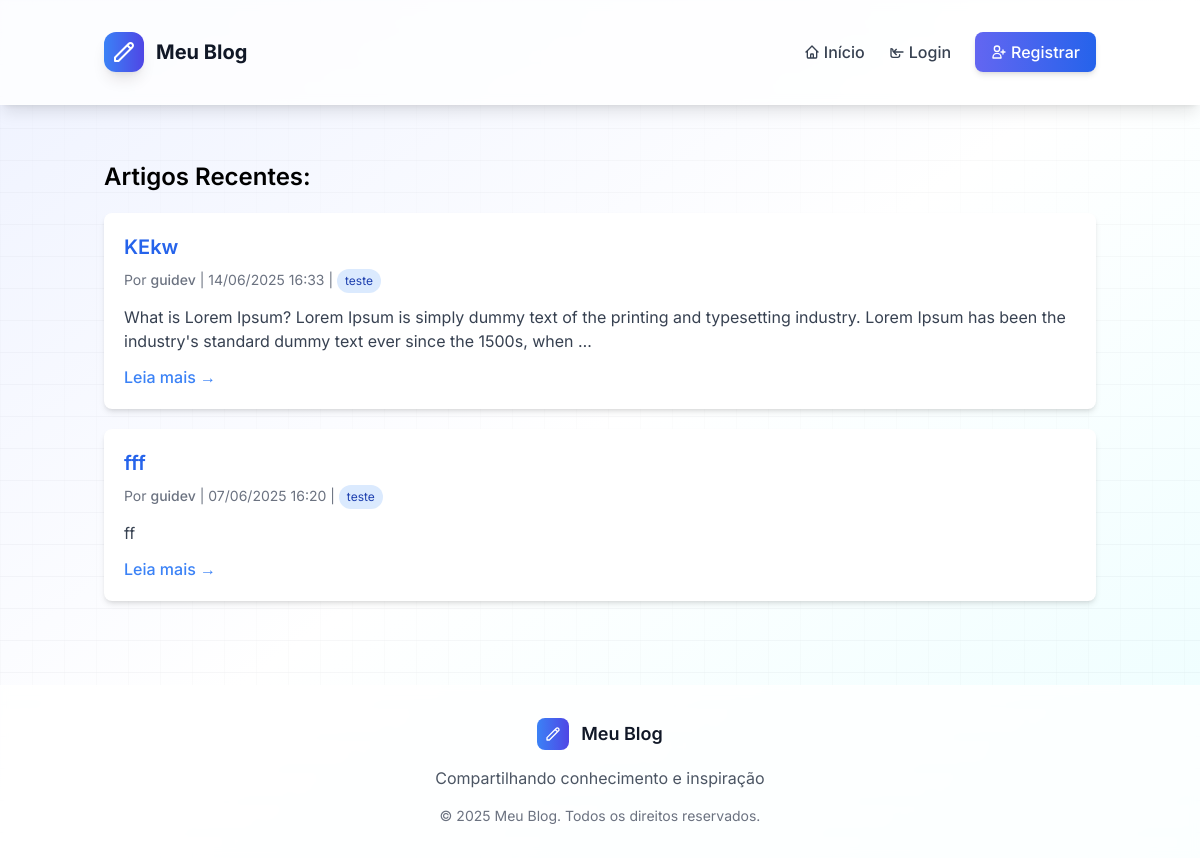
Before: / with the older database file.
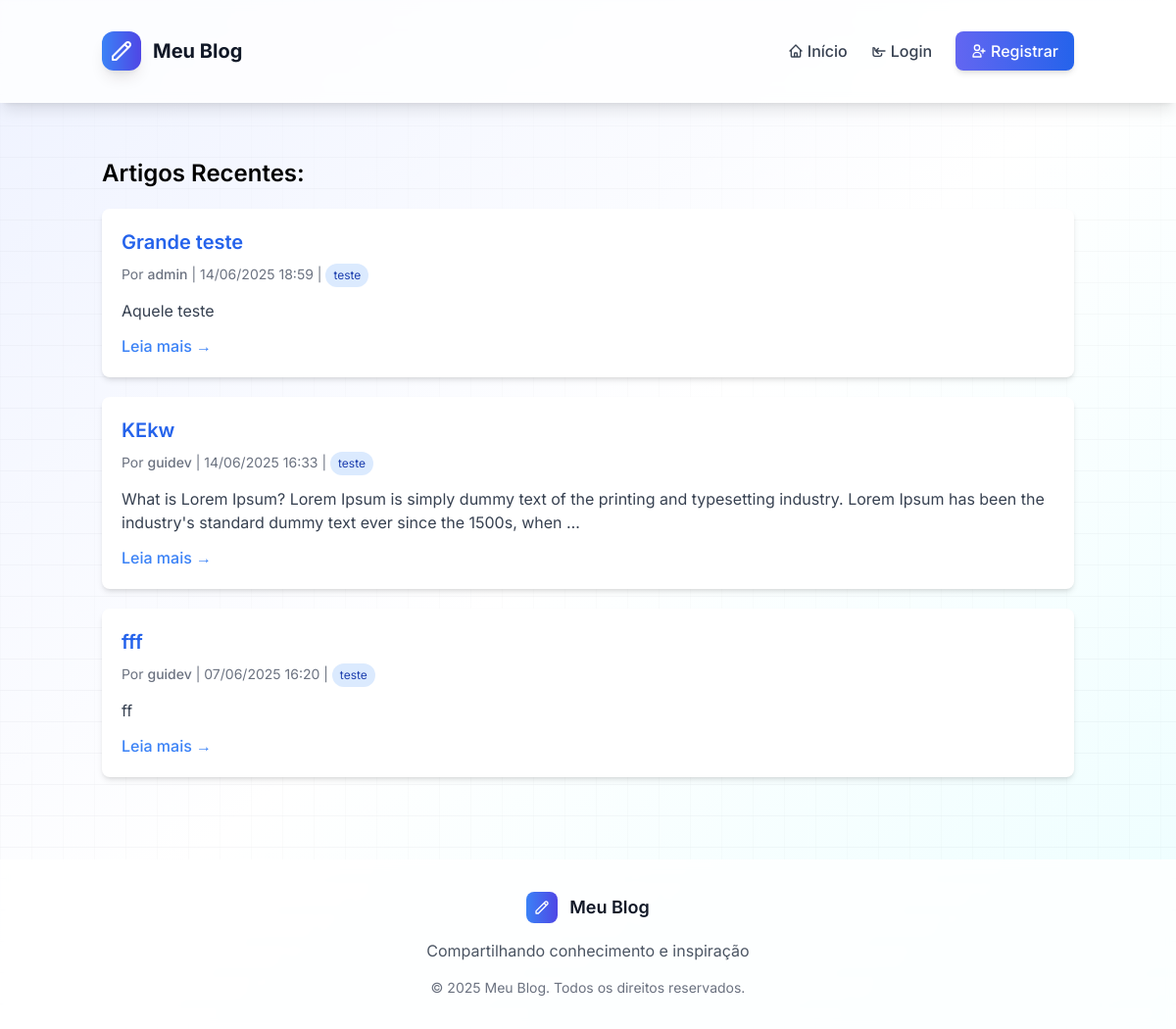
After: the same page with the newer database file.
### blog/models.py (models this page shows, shortened)
class Artigo(models.Model):
    titulo = models.CharField(max_length=200)
    conteudo = models.TextField()
    data_criacao = models.DateTimeField(auto_now_add=True)
    data_atualizacao = models.DateTimeField(auto_now=True)
    publicado = models.BooleanField(default=True)
    autor = models.ForeignKey(Usuario, on_delete=models.CASCADE, related_name='artigos')
    categorias = models.ManyToManyField(Categoria, related_name='artigos')
    class Meta:
        verbose_name = 'Artigo'
        verbose_name_plural = 'Artigos'
        ordering = ['-data_criacao']

class Usuario(AbstractUser):
    LEITOR = 'leitor'
    REDATOR = 'redator'
    ADMIN = 'admin'
    TIPO_USUARIO_CHOICES = [
        (LEITOR, 'Leitor'),
        (REDATOR, 'Redator'),
        (ADMIN, 'Administrador'),
    ]
    tipo_usuario = models.CharField(
        max_length=10,
        choices=TIPO_USUARIO_CHOICES,
        default=LEITOR,
    )
    groups = models.ManyToManyField(
        Group,
        verbose_name='groups',
        blank=True,
        related_name='blog_users',
        related_query_name='user',
    )
    user_permissions = models.ManyToManyField(
        Permission,
        verbose_name='user permissions',
        blank=True,
        related_name='blog_users',
        related_query_name='user',
    )
    class Meta:
        verbose_name = 'Usuário'
        verbose_name_plural = 'Usuários'

class Categoria(models.Model):
    nome = models.CharField(max_length=100)
    descricao = models.TextField(blank=True)
    class Meta:
        verbose_name = 'Categoria'
        verbose_name_plural = 'Categorias'

### blog/views.py (the view)
# urls.py: path('', views.index, name='index'),
def index(request):
    artigos = Artigo.objects.filter(publicado=True).order_by('-data_criacao')
    return render(request, 'blog/index.html', {'artigos': artigos})

### blog/templates/blog/index.html (shortened to what this page needs)
{% extends 'blog/base.html' %}
{% block content %}
<div class="container mx-auto mt-10">
    <h2 class="text-2xl font-semibold mb-4">Artigos Recentes:</h2>
    <div class="mt-5">
        {% for artigo in artigos %}
    <div class="bg-white shadow-md rounded-lg p-5 mb-5 hover:shadow-lg transition-shadow duration-300">
        <h3 class="text-xl font-semibold">
            <a href="{% url 'artigo_detail' artigo.pk %}"
               class="text-blue-600 hover:underline hover:text-blue-800 cursor-pointer inline-block">
                {{ artigo.titulo }}
            </a>
        </h3>
                <div class="text-sm text-gray-500 mt-2 mb-3">
                    Por <span class="font-medium">{{ artigo.autor.username }}</span> |
                    {{ artigo.data_criacao|date:"d/m/Y H:i" }}
                    {% if artigo.categorias.all %}
                        |
                        {% for categoria in artigo.categorias.all %}
                            <a href="{% url 'categoria_detail' categoria.pk %}" class="inline-block bg-blue-100 text-blue-800 text-xs px-2 py-1 rounded-full mr-1 hover:bg-blue-200">
                                {{ categoria.nome }}
                            </a>
                        {% endfor %}
                    {% endif %}
                </div>
                <p class="text-gray-700 mt-2">{{ artigo.conteudo|truncatewords:30 }}</p>
                <div class="mt-3">
                    <a href="{% url 'artigo_detail' artigo.pk %}" class="text-blue-500 hover:text-blue-700 hover:underline font-medium">
                        Leia mais →
                    </a>
                </div>
            </div>
        {% endfor %}
    </div>
</div>
{% endblock %}

Changed rows visible on the page:
added Artigo: titulo "Grande teste", autor.username "admin", data_criacao "14/06/2025 18:59", conteudo "Aquele teste", Categoria (nome "teste")
